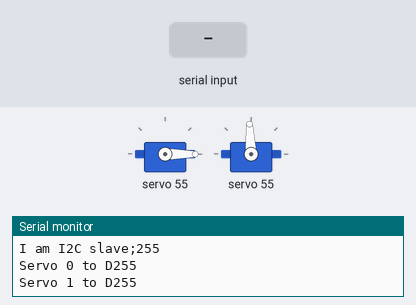
Bench run of a sketch on a simulated Arduino Uno, built with avr-gcc and run on an emulated ATmega328P. Parts: 2 × servo, the last lines printed to the serial monitor. Inputs (shaded band) come from the test bench.

Above: at 0.05 s.
At 1.25 s:
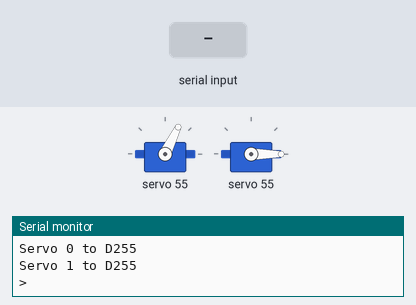
1.3 s: "1" received over Serial
At 1.5 s:
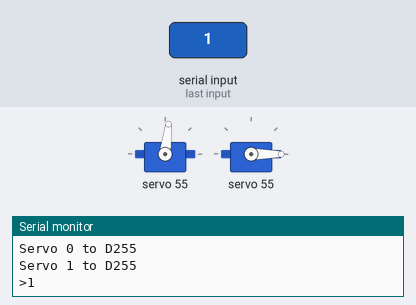
Timing chart, 0 to 10.3 s (numbered marks = the images above; inputs shaded):
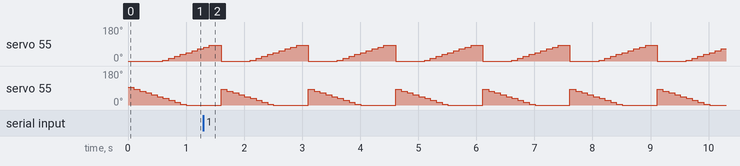

Measured:
- by itself, servo 55: repeats every 1.5 s: 83° 0.20 s, 0° 0.50 s, 5° 0.10 s, 15° 0.10 s, 25° 0.10 s, 35° 0.10 s, 44° 0.10 s, 54° 0.10 s, 64° 0.10 s, 73° 0.10 s
- by itself, servo 55: repeats every 1.5 s: 73° 0.10 s, 64° 0.10 s, 54° 0.10 s, 44° 0.10 s, 35° 0.10 s, 25° 0.10 s, 15° 0.10 s, 5° 0.10 s, 0° 0.60 s, 83° 0.10 s

The sketch:

ServoMaster.ino
```cpp
// ServoMaster.ino
// I2C master
// ServoMaster control my pwm port and remote pwm port by I2C communication.
// 2015.10.07 by kuma35
// prototyping
// master is THIS, slave is pro5v328 * 2,
// slave address 1, 2.
// servo id is, master 0,1, slave1 0,1, slave2 0,1

#include <EEPROM.h>
#include <HardwareSerial.h>
#include <Servo.h>
#include <Wire.h>

#include "TinyShell.h"

#define SERVO_VOLUME 2
#define LF '\x0aa'
#define ERR_STACK_OVERFLOW "Stack over flow"
#define EEPROM_I2C_ADDR	0
#define EEPROM_SERVO_0 1
#define EEPROM_SERVO_1 2

Servo Servos[SERVO_VOLUME];

TinyShell Shell;
int I2c_addr;

void setup()
{
  Serial.begin(9600);
  Serial.print(F("I am I2C "));
  I2c_addr = EEPROM.read(EEPROM_I2C_ADDR);
  if (I2c_addr) {
    Wire.begin(I2c_addr);	// I2C slave
    Serial.print(F("slave;"));
    Serial.println(I2c_addr);
  } else {
    Wire.begin();	// I2C master
    Serial.println(F("master;0"));
  }
  int servo_pin = EEPROM.read(EEPROM_SERVO_0);
  Serial.print(F("Servo 0 to D"));
  Serial.println(servo_pin);
  Servos[0].attach(servo_pin);
  servo_pin = EEPROM.read(EEPROM_SERVO_1);
  Serial.print(F("Servo 1 to D"));
  Serial.println(servo_pin);
  Servos[1].attach(servo_pin);

  Serial.print(">");
}

int i = 0;
int j = 1500;

String token;

void loop()
{
  if (Shell.get_line() == Shell.NEWLINE) {
    while (Shell.get_token(&token)) {
      if (Shell.get_number(&token)) {
      } else if (Shell.execute(&token) <= 100) {
	// command execution status:
	// 0;unkown word
	// 100<=status;command execute done. and error
	// 101>=status;command execute done. and success continue next word execute...
	Serial.print(F("stop. not yet exec words: "));
	Serial.println(Shell.buffer().c_str());
	Shell.clear_buffer();
	break;	// stop interpreting
      }
    }
    Serial.print(F(">"));
  }
  if (i < 1500) {
    Servos[0].writeMicroseconds(i);
  } else {
    i = 0;
  }
  if (j > 0) {
    Servos[1].writeMicroseconds(j);
  } else {
    j = 1500;
  }
  delay(100);
  i += 100;
  j -= 100;
}
```
